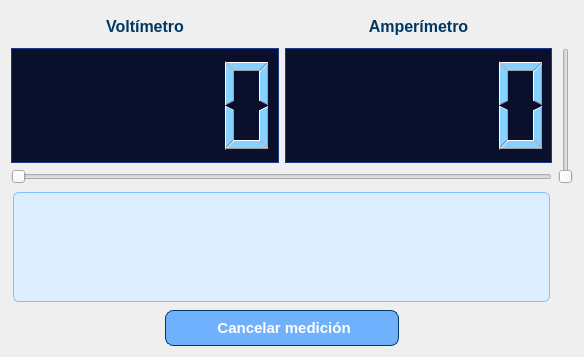
<?xml version="1.0" encoding="UTF-8"?>
<ui version="4.0">
 <class>LoadWindow</class>
 <widget class="QDialog" name="LoadWindow">
  <property name="geometry">
   <rect>
    <x>0</x>
    <y>0</y>
    <width>584</width>
    <height>357</height>
   </rect>
  </property>
  <property name="windowTitle">
   <string>Efecto de Linea</string>
  </property>
  <property name="styleSheet">
   <string notr="true">#centralwidget {
background-color: #d0e7f9;
border-image: url(:/fondo/bkg3.png) 0 0 0 0 stretch stretch; /* No cambiar esta linea de lugar*/
/*background-image:url(:/fondo/bkg3.png);  /* No cambiar esta linea de lugar*/
background-position: center center;
background-repeat: no-repeat;

}

/*QLabel*/
QLabel {
    color: #003865;
    font-size: 12pt;
    font-weight: 500;
    padding: 4px 8px;
    margin: 2px;
    border: none;
    background: transparent;
}

QLabel:disabled {
    color: gray;
}

QTabWidget {
    background-color: #d0e7f9;  /* Fondo del widget contenedor */
    border: none;
}

QTabWidget::pane {
    border: 1px solid #003865;
    background: #eaf4fb;  /* Fondo del área activa del tab */
    border-radius: 8px;
    padding: 5px;
}

QTabBar::tab {
    background: #6FB1FC;
    border: 1px solid #003865;
    padding: 8px 16px;
    margin-right: 2px;
    border-top-left-radius: 8px;
    border-top-right-radius: 8px;
    color: #003865;
}

QTabBar::tab:selected {
    background: #ffffff;
    border: 2px solid #003865;
    border-bottom: none;
    font-weight: bold;
    color: #003865;
}

QTabBar::tab:hover {
    background: #A8D4FF;
}

QWidget#tab,
QWidget#tab_2,
QWidget#tab_3,
QWidget#tab_4 {
    background-color: #eaf4fb;  /* Fondo para cada QWidget de pestaña */
}



/*QCheckBox
QCheckBox {
color:white;
}*/

/*QGroupBox
QGroupBox{
color:white;
text-align: center;
}*/

QStatusBar {
    background-color: #b8d5ec;
    border-top: 1px solid #003865;
    color: #003865;
}

/*QPushButton */
QPushButton {
    background-color: #6FB1FC;
    color: white;
    border: 1px solid #003865;
    border-radius: 8px;
    padding: 8px 16px;
    font-size: 11pt;
    font-weight: 500;
    min-width: 200px;
}

QPushButton:hover {
    background-color: #A8D4FF;
    border: 1px solid #003865;
}

QPushButton:pressed {
    background-color: #4C97D2;
    border: 1px solid #002849;
}

QPushButton:disabled {
    background-color: #cccccc;
    color: #888888;
    border: 1px solid #aaaaaa;
}

QTextEdit {
    background-color: #f9fcff;
    color: #003865;
    border: 1px solid #003865;
    border-radius: 6px;
    padding: 8px;
    font-family: &quot;Segoe UI&quot;, &quot;Arial&quot;;
    font-size: 11pt;
    selection-background-color: #A8D4FF;
    selection-color: #000000;
}


/*QLineEdit*/
QLineEdit {
	background-color: transparent;	
    border-style: solid;
    border-width: 1px;
    border-color: #003865;
    color: #003865;
	text-align: center;
}

QLineEdit:disabled {
    color: gray;
}

/*QDateEdit*/
QDateTimeEdit {
    color:black;
    background-color: qlineargradient(x1:0, y1:0, x2:1,y2:1, stop: 1 rgba(228, 255, 255, 255), stop: 0 rgba(150, 200, 100, 100));
    border-color: rgba(255,255,255,200);
    border-width: 1px;
    border-style: solid;
    padding: 1px 0px 1px 3px; /*This makes text colour work*/
}

QDateEdit:disabled {
    color: gray;
}

/*QComboBox*/
QComboBox {
    color: #003865;
    background-color: #ffffff;
    border: 1px solid #6FB1FC;
    border-radius: 6px;
    padding: 4px 8px;
    font-size: 11pt;
    font-weight: 500;
    min-width: 200px;
    max-width: 300px;
    text-align: center;
}

QComboBox:hover {
    background-color: #eaf4fb;
    border: 1px solid #003865;
}

QComboBox::drop-down {
    border-left: 1px solid #6FB1FC;
    width: 20px;
    background-color: #6FB1FC;
    border-top-right-radius: 6px;
    border-bottom-right-radius: 6px;
}

QComboBox::down-arrow {
    /* image: url(:/icons/down-arrow.svg); Opcional, o podés dejarlo por defecto */
    width: 12px;
    height: 12px;
}

/*QRadioButton */
QRadioButton {
  color:white;
}


/*TABLA*/

QTableView {
    color: white;
    gridline-color: black;
    border-color: rgb(242, 128, 133);
	 background-color: rgb(99, 176, 209);
	text-align:center;
    font-family: sans-serif;
}
QTableCornerButton::section {
	background-color: rgb(23, 63, 94);
}
QHeaderView::section {
    background-color: rgb(23, 63, 94);
    color: white;
	text-align:center;
	font-weight: bold;

}
QScrollBar:vertical {
    background: rgb(188, 224, 235);
}
 QScrollBar::handle:vertical {
    background: rgb(71, 153, 176);
 }
QScrollBar:horizontal {
    background: rgb(188, 224, 235);
}
 QScrollBar::handle:horizontal {
    background: rgb(71, 153, 176);
 }

QTableView::item:focus{
    border: 2px solid rgb(242, 128, 133);
    background: rgb(71, 153, 176);
	text-align:center;
}
QTableView::item:selected{
    border: 2px solid rgb(242, 128, 133);
    background: gray;
	text-align:center;
}</string>
  </property>
  <layout class="QGridLayout" name="gridLayout">
   <item row="1" column="1">
    <widget class="QLCDNumber" name="LBL_amperimetro">
     <property name="styleSheet">
      <string notr="true">
    QLCDNumber {
        background-color: #0A0F2C;       /* Azul muy oscuro */
        color: #86D1FF;                  /* Celeste eléctrico */
        border: 1px solid #1E3A8A;       /* Borde tenue */
        padding: 4px;
    }
</string>
     </property>
    </widget>
   </item>
   <item row="0" column="0">
    <widget class="QLabel" name="label_2">
     <property name="sizePolicy">
      <sizepolicy hsizetype="Preferred" vsizetype="Fixed">
       <horstretch>0</horstretch>
       <verstretch>0</verstretch>
      </sizepolicy>
     </property>
     <property name="text">
      <string>Voltímetro</string>
     </property>
     <property name="alignment">
      <set>Qt::AlignmentFlag::AlignCenter</set>
     </property>
    </widget>
   </item>
   <item row="1" column="0">
    <widget class="QLCDNumber" name="LBL_voltimetro">
     <property name="styleSheet">
      <string notr="true">
    QLCDNumber {
        background-color: #0A0F2C;       /* Azul muy oscuro */
        color: #86D1FF;                  /* Celeste eléctrico */
        border: 1px solid #1E3A8A;       /* Borde tenue */
        padding: 4px;
    }
</string>
     </property>
    </widget>
   </item>
   <item row="3" column="0" colspan="2">
    <widget class="QLabel" name="LBL_mensaje">
     <property name="styleSheet">
      <string notr="true">QLabel {
    background-color: #dceeff;          /* celeste claro */
    color: #003366;                     /* azul profundo para buen contraste */
    border: 1px solid #80bfff;          /* borde azul suave */
    border-radius: 6px;
    padding: 8px 12px;
    font-size: 14px;
    font-weight: bold;
    font-family: Segoe UI, Arial, sans-serif;
}
</string>
     </property>
     <property name="text">
      <string/>
     </property>
    </widget>
   </item>
   <item row="2" column="0" colspan="2">
    <widget class="QSlider" name="TestingSlide">
     <property name="maximum">
      <number>999</number>
     </property>
     <property name="orientation">
      <enum>Qt::Orientation::Horizontal</enum>
     </property>
    </widget>
   </item>
   <item row="4" column="0" colspan="2">
    <layout class="QHBoxLayout" name="horizontalLayout">
     <item>
      <spacer name="horizontalSpacer">
       <property name="orientation">
        <enum>Qt::Orientation::Horizontal</enum>
       </property>
       <property name="sizeHint" stdset="0">
        <size>
         <width>40</width>
         <height>20</height>
        </size>
       </property>
      </spacer>
     </item>
     <item>
      <widget class="QPushButton" name="BTN_cancelar">
       <property name="text">
        <string> Cancelar medición</string>
       </property>
      </widget>
     </item>
     <item>
      <spacer name="horizontalSpacer_2">
       <property name="orientation">
        <enum>Qt::Orientation::Horizontal</enum>
       </property>
       <property name="sizeHint" stdset="0">
        <size>
         <width>40</width>
         <height>20</height>
        </size>
       </property>
      </spacer>
     </item>
    </layout>
   </item>
   <item row="0" column="1">
    <widget class="QLabel" name="label_3">
     <property name="text">
      <string>Amperímetro</string>
     </property>
     <property name="alignment">
      <set>Qt::AlignmentFlag::AlignCenter</set>
     </property>
    </widget>
   </item>
   <item row="1" column="2" rowspan="2">
    <widget class="QSlider" name="corrienteSlide">
     <property name="maximum">
      <number>999</number>
     </property>
     <property name="orientation">
      <enum>Qt::Orientation::Vertical</enum>
     </property>
    </widget>
   </item>
  </layout>
 </widget>
 <resources/>
 <connections/>
</ui>
